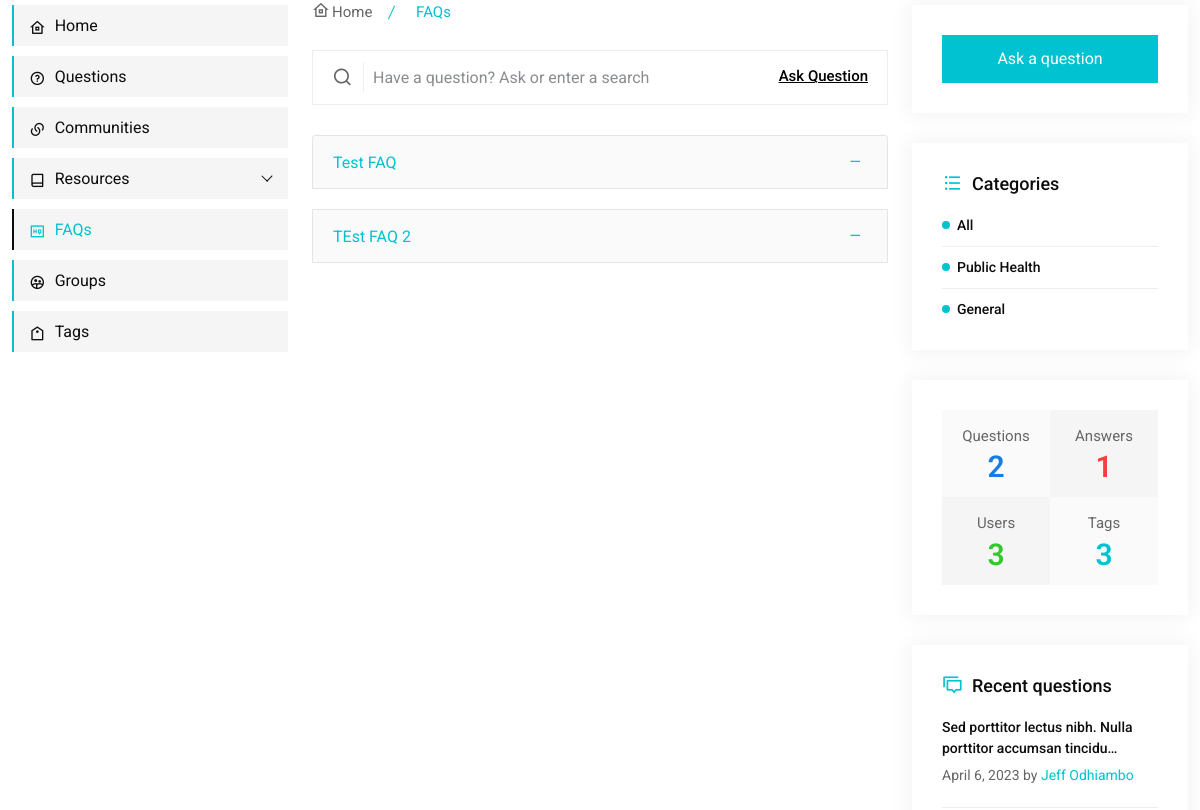
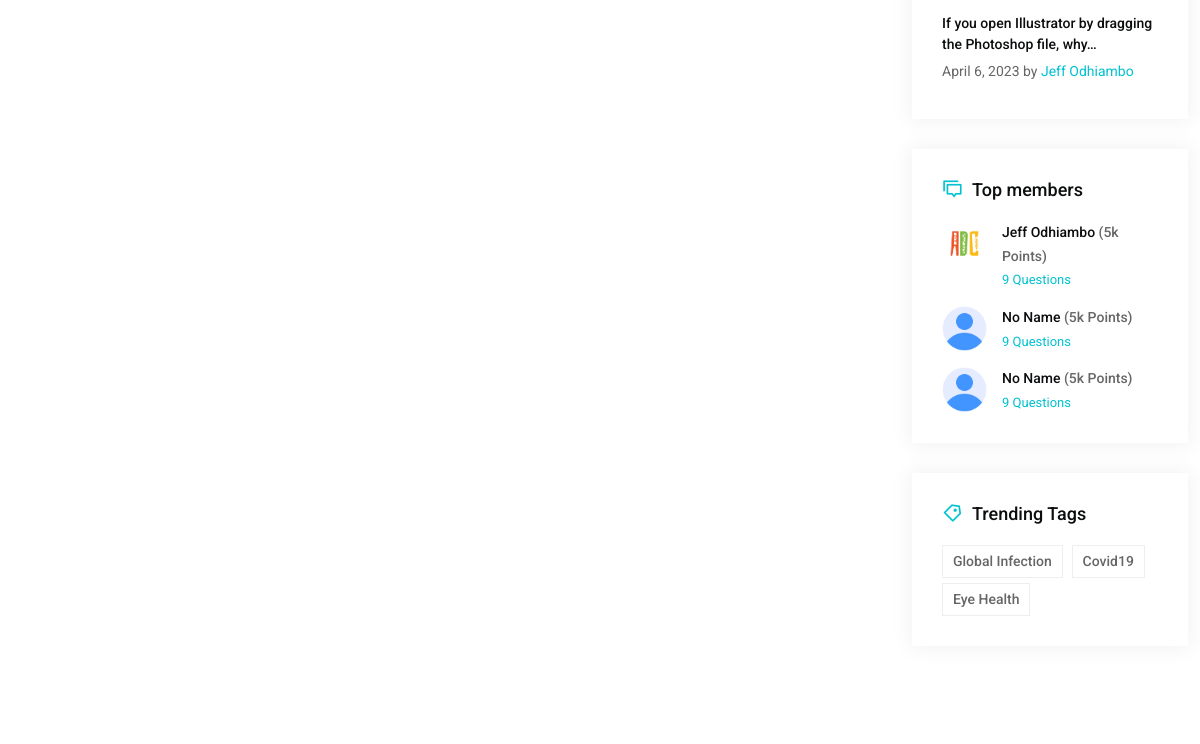
The app's page /faqs/ (middle part), older data (2 pictures, top to bottom).
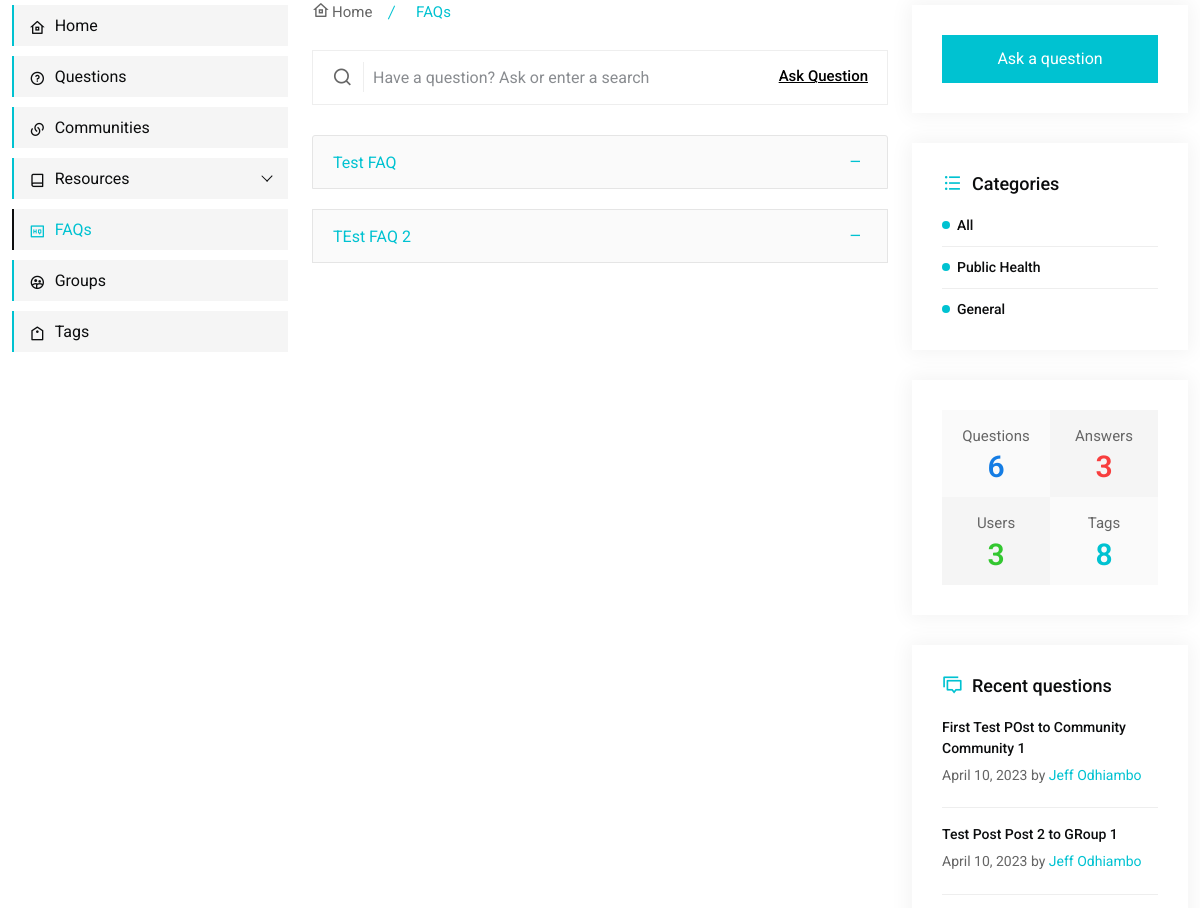
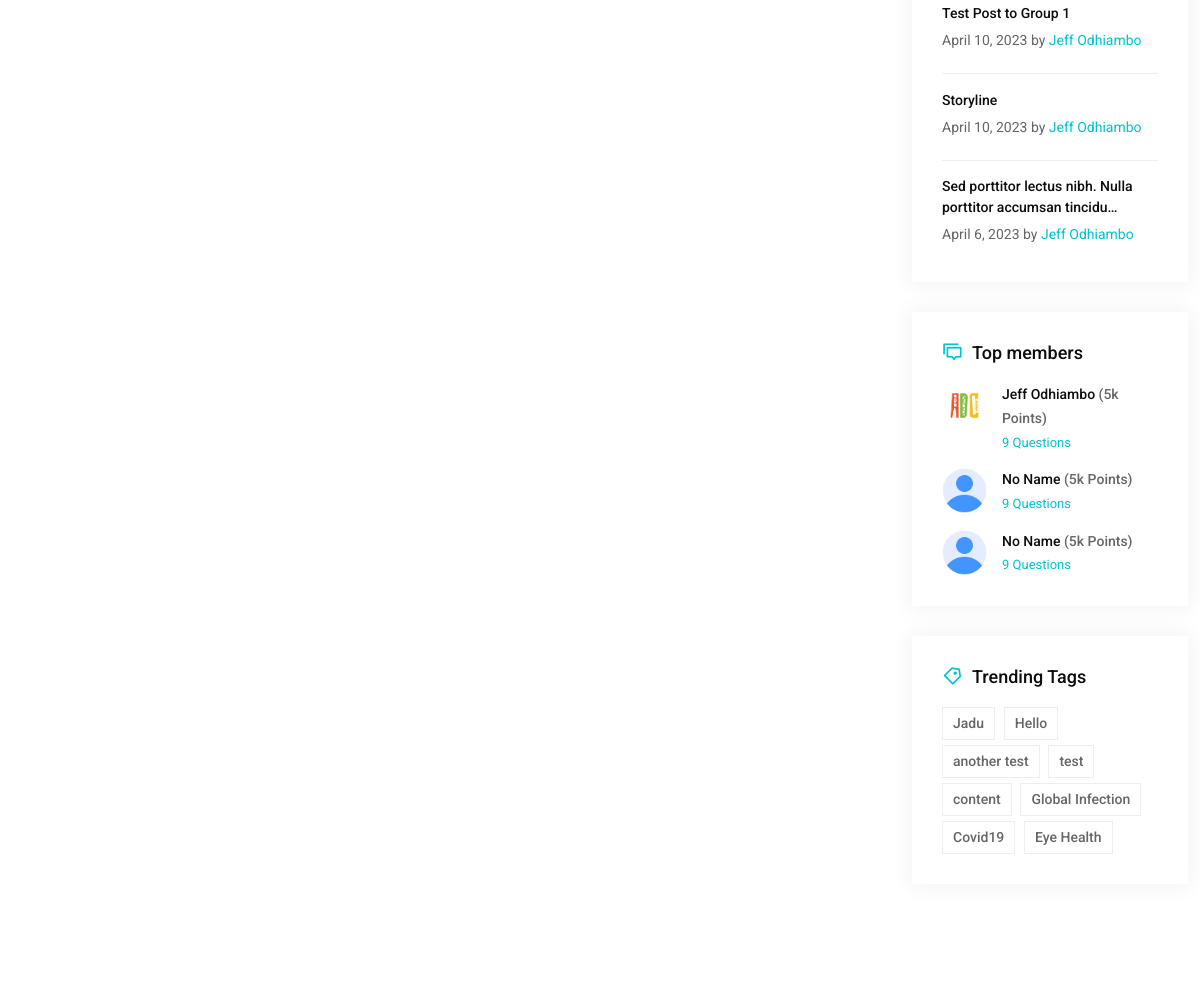
The same page, newer data (2 pictures, top to bottom).
### core/models.py (models this page shows, shortened)
class Faq(models.Model):
    category = models.ForeignKey(Category, on_delete=models.CASCADE)
    question = models.CharField(max_length=158)
    answer = models.TextField()
    created_at = models.DateTimeField(auto_now_add=True)
    updated_at = models.DateTimeField(auto_now=True)

class Category(models.Model):
    title = models.CharField(max_length=100)
    slug = models.SlugField(max_length=100, unique=True)
    image = models.ImageField(upload_to='category/', null=True, blank=True)
    description = models.TextField(null=True, blank=True)
    created_at = models.DateTimeField(auto_now_add=True)
    updated_at = models.DateTimeField(auto_now=True)
    class Meta:
        ordering = ('-created_at',)
        verbose_name_plural = 'Categories'
    def __str__(self):
        return self.title

class Tag(models.Model):
    title = models.CharField(max_length=100)
    slug = models.SlugField(max_length=100, unique=True)
    image = models.ImageField(upload_to='tags/', null=True, blank=True)
    description = models.TextField(null=True, blank=True)
    followers = models.ManyToManyField('auth.User', related_name='followed_tags', blank=True)
    created_at = models.DateTimeField(auto_now_add=True)
    updated_at = models.DateTimeField(auto_now=True)
    class Meta:
        ordering = ('-created_at',)
        verbose_name_plural = 'Tags'
    def __str__(self):
        return self.title

### discussion/models.py (models this page shows, shortened)
class Question(models.Model):
    title = models.CharField(max_length=255)
    slug = models.SlugField(max_length=255, unique=True)
    description = models.TextField()
    category = models.ForeignKey('core.Category', on_delete=models.CASCADE, related_name='questions')
    user = models.ForeignKey(User, on_delete=models.CASCADE, related_name='questions')
    group = models.ForeignKey(Group, on_delete=models.CASCADE, null=True, blank=True, related_name='questions')
    community = models.ForeignKey(Community, on_delete=models.CASCADE, null=True, blank=True, related_name='questions')
    tags = models.ManyToManyField('core.Tag', related_name='questions', blank=True)
    views = models.PositiveIntegerField(default=0)
    created_at = models.DateTimeField(auto_now_add=True)
    updated_at = models.DateTimeField(auto_now=True)
    class Meta:
        ordering = ('-created_at',)
    def get_absolute_url(self):
        return reverse('questions:question_detail', kwargs={'slug': self.slug})

### users/models.py (models this page shows, shortened)
class Profile(models.Model):
    user = models.OneToOneField('auth.User', on_delete=models.CASCADE, related_name='profile')
    gender = models.CharField(max_length=10, choices=GENDER_CHOICES, default='other')
    age = models.PositiveSmallIntegerField(blank=True, null=True)
    location = models.CharField(max_length=100, blank=True, null=True)
    language_preference = models.CharField(max_length=100, choices=LANGUAGE_CHOICES, default='English')
    followers = models.ManyToManyField(Follower, blank=True)
    image = models.ImageField(upload_to='users/profiles/', null=True, blank=True)
    bio = models.TextField(null=True, blank=True)
    phone_number = models.CharField(max_length=15, blank=True, null=True)
    facebook = models.URLField(blank=True, null=True)
    instagram = models.URLField(blank=True, null=True)
    twitter = models.URLField(blank=True, null=True)
    linkedin = models.URLField(blank=True, null=True)
    created_at = models.DateTimeField(auto_now_add=True)
    updated_at = models.DateTimeField(auto_now=True)
    def get_absolute_url(self):
        return reverse('users:user_profile', kwargs={'username': self.user.username})

### core/views.py (the view)
# urls.py: path('faqs/', views.faq, name='faq'),
def faq(request, slug=None):
    category = None
    if not slug:
        faqs = Faq.objects.all()
    else:
        category = get_object_or_404(Category, slug=slug)
        faqs = Faq.objects.filter(category=category)
    context = {
        'title': 'Frequently Asked Questions',
        'faqs': faqs,
        'faq' : 'active',
        'categories' : Category.objects.all(),
    }
    return render(request, 'faq/index.html', context)

### core/context_processor.py (called while the page is built)
def categories(request):
    return {
        'categories': Category.objects.all(),
        'tags': Tag.objects.all(),
        'latest_post': Question.objects.order_by('-created_at')[:5],
        'top_members': User.objects.all()[:4],
        'total_users': User.objects.all().count(),
        'total_questions': Question.objects.all().count(),
        'total_answers': Answer.objects.all().count(),
    }

### templates/faq/index.html (shortened to what this page needs)
{% extends 'base.html' %}
{% block content %}
		<div class="main-content-area ptb-100">
			<div class="container">
				<div class="row">
					<div class="col-lg-3">
						{% include 'partials/left-sidebar.html' %}
					</div>
					<div class="col-lg-6">
						<div class="middull-content">
							<ul class="page-nish">
								<li>
									<a href="/">
										<i class="ri-home-8-line"></i>
										Home
									</a>
								</li>
								<li class="active">
									FAQs
								</li>
							</ul>
							<form class="aq-form">
								<i class="ri-search-line"></i>
								<input type="text" class="form-control" placeholder="Have a question? Ask or enter a search">
								<button class="aq-btn">
									Ask Question
								</button>
							</form>
							{% if faqs %}
							<div class="accordion mb-0" id="accordionExample">
								{% for faq in faqs %}
								<div class="accordion-item">
									<h2 class="accordion-header" id="heading{{ faq.id }}">
										<button class="accordion-button" type="button" data-bs-toggle="collapse" data-bs-target="#collapse{{ faq.id }}" aria-expanded="false" aria-controls="collapse{{ faq.id }}">
											{{ faq.question }}
										</button>
									</h2>
								</div>
								{% endfor %}
							</div>
							{% else %}
								<div class="alert alert-info">
									No Frequently Asked Questions
								</div>
							{% endif %}
						</div>
					</div>
					<div class="col-lg-3">
						{% include 'resources/partials/right-sidebar.html' %}
					</div>
				</div>
			</div>
		</div>
{% endblock %}

### templates/resources/partials/right-sidebar.html (shortened to what the changed rows need)
<div class="right-siderbar">
    <div class="right-siderbar-common">
        {% if categories %}
        <div class="category discussions">
                <ul>
                    {% if faqs or faq %}
                        {% for category in categories %}
                        <li>
                            <a href="{% url 'faqs_category' category.slug %}">{{ category }}</a>
                        </li>
                        {% endfor %}
                    {% endif %}
                </ul>
            </div>
        </div>
        {% endif %}
        <div class="right-siderbar-common">
            <div class="answer-count">
                <ul class="d-flex flex-wrap">
                    <li>
                        <span>Questions</span>
                        <span class="count">{{ total_questions }}</span>
                    </li>
                    <li>
                        <span>Answers</span>
                        <span class="count">{{ total_answers }}</span>
                    </li>
                    <li>
                        <span>Tags</span>
                        <span class="count">{{ tags.all.count }}</span>
                    </li>
                </ul>
            </div>
        </div>
    {% if latest_post %}
    <div class="right-siderbar-common">
        <div class="recent-post">
            <ul>
                {% for post in latest_post %}
                    <li>
                        <a href="{{ post.get_absolute_url }}">
                            {{ post.title|truncatechars:60 }}
                        </a>
                        <p>{{ post.created_at|date }} by <a href="{{ post.user.profile.get_absolute_url }}">{{ post.user.get_full_name }}</a></p>
                    </li>
                {% endfor %}
            </ul>
        </div>
    </div>
    {% endif %}
    {% if top_members %}
    <div class="right-siderbar-common">
        <div class="top-members">
            <ul>
                {% for member in top_members %}
                <li>
                    <a href="{% url 'users:user_profile' member.username %}">
                        {% if member.profile.image %}
                            <img src="{{ member.profile.image.url }}" style="max-height: 45px !important;" alt="{{ user.username }}">
                        {% else %}
                            {% if member.profile.gender == 'other' %}
                                <img src="/static/user.png" style="max-height: 45px !important;" alt="{{ user.username }}">
                            {% elif member.profile.gender == 'male' %}
                                <img src="/static/man.png" style="max-height: 45px !important;" alt="{{ user.username }}">
                            {% else %}
                                <img src="/static/woman.png" style="max-height: 45px !important;" alt="{{ user.username }}">
                            {% endif %}
                        {% endif %}
                        <p>{{ member.get_full_name|default:"No Name" }} <span>(5k Points)</span></p>
                        <span>9 Questions</span>
                    </a>
                </li>
                {% endfor %}
            </ul>
        </div>
    </div>
    {% endif %}
    {% if tags %}
    <div class="right-siderbar-common">
        <div class="trending-tags">
            <ul>
                {% for tag in tags %}
                <li>
                    <a href="{% url 'questions:tag_detail' tag.slug %}">
                        {{ tag }}
                    </a>
                </li>
                {% endfor %}
            </ul>
        </div>
    </div>
    {% endif %}
</div>

Row changes from the older to the newer data that the page shows:
no longer on this page (row edited): Question: title "If you open Illustrator by dragging the Photoshop file, why…", created_at "April 6, 2023", user.get_full_name "Jeff Odhiambo"
added Question: title "First Test POst to Community Community 1", created_at "April 10, 2023", user.get_full_name "Jeff Odhiambo"
added Question: title "Test Post Post 2 to GRoup 1", created_at "April 10, 2023", user.get_full_name "Jeff Odhiambo"
added Question: title "Test Post to Group 1", created_at "April 10, 2023", user.get_full_name "Jeff Odhiambo"
added Question: title "Storyline", created_at "April 10, 2023", user.get_full_name "Jeff Odhiambo"
added Tag: title "Jadu"
added Tag: title "Hello"
added Tag: title "another test"
added Tag: title "test"
added Tag: title "content"
Text that changed along with them:
{{ total_questions }}: "2" → "6"
{{ total_answers }}: "1" → "3"
{{ tags.all.count }}: "3" → "8"
